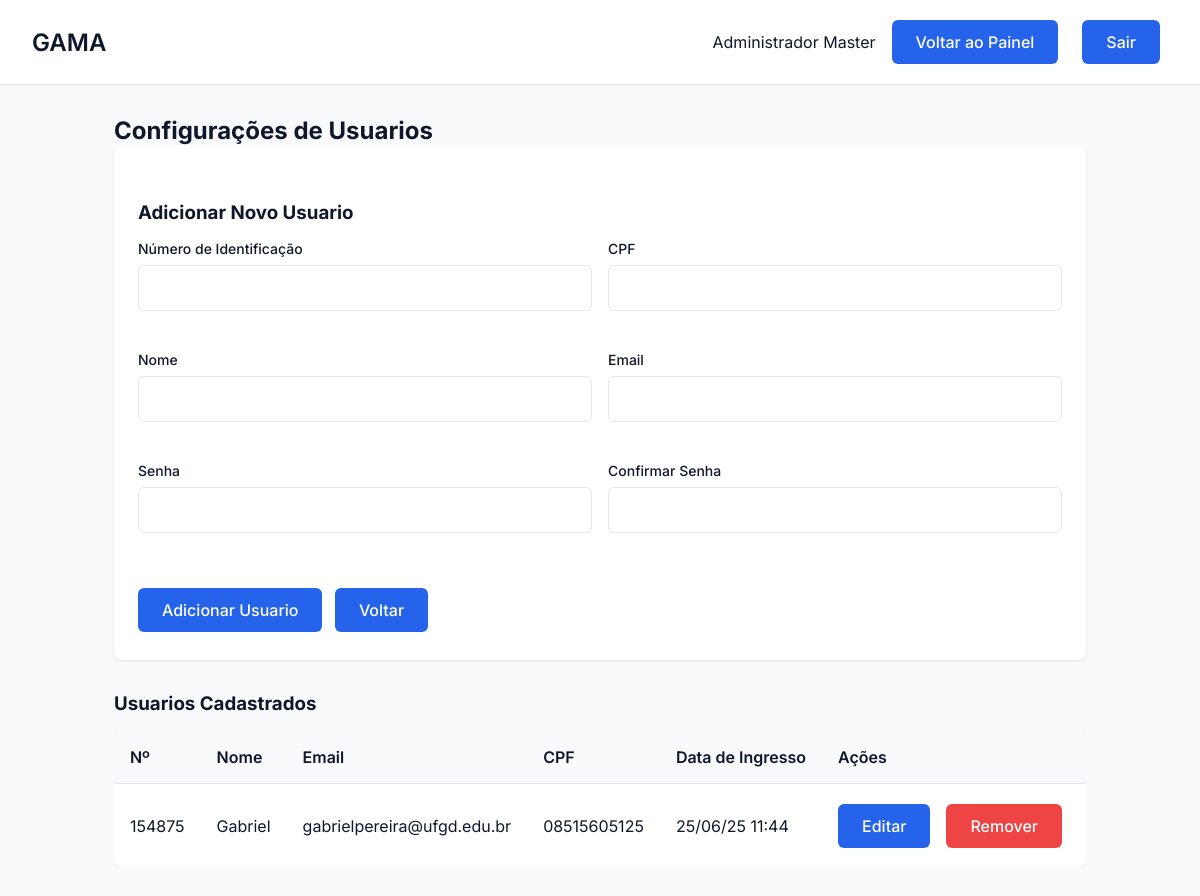
The app's page /usuario/config_usuarios (signed in), older data.
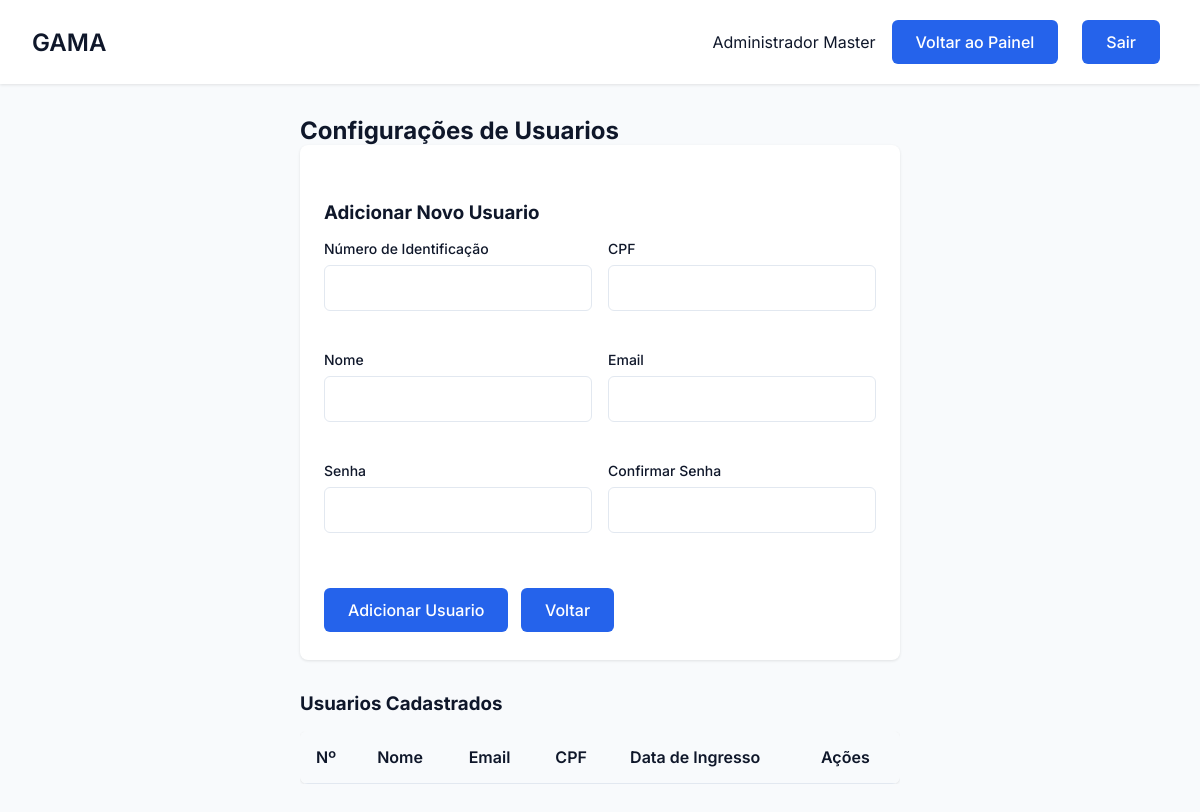
The same page, newer data.
### tables this page shows
CREATE TABLE Usuario (
        id_usuario TEXT PRIMARY KEY,
        cpf_usuario TEXT NOT NULL,
        nome TEXT NOT NULL,
        email TEXT NOT NULL,
        senha TEXT NOT NULL,
        tipo TEXT NOT NULL CHECK (tipo IN ('administrador', 'usuario')),
        data_ingresso DATETIME NOT NULL,
        data_saida DATETIME
    );

### gama/routes/usuario_routes.py (the view, shortened to what this page needs)
@usuario_bp.route('/config_usuarios', methods=['GET', 'POST'])
def config_usuarios():
    if 'usuario_id' not in session or session.get('tipo') != 'administrador':
        flash('Acesso negado.', 'error')
        return redirect(url_for('auth.login'))
    usuarios_originais = Usuario.get_all()
    usuarios_processados = []
    for usuario_tupla in usuarios_originais:
        usuario_lista = list(usuario_tupla)
        data_ingresso = usuario_lista[6]
        if isinstance(data_ingresso, str):
            try:
                usuario_lista[6] = datetime.strptime(data_ingresso.split('.')[0], '%Y-%m-%d %H:%M:%S')
            except ValueError:
                print(f"AVISO: Não foi possível converter a data '{data_ingresso}' para o usuario {usuario_lista[0]}.")
                usuario_lista[6] = data_ingresso
        usuarios_processados.append(tuple(usuario_lista))
    return render_template('config_usuarios.html', usuarios=usuarios_processados, nome=session.get('nome'))

### app.py (called while the page is built)
@app.before_request
def make_session_permanent():
    session.permanent = True

### gama/database/database.py (called while the page is built)
def conectar():
    diretorio_db = "gama/database"
    if not os.path.exists(diretorio_db):
        os.makedirs(diretorio_db)
    return sqlite3.connect(f"{diretorio_db}/editais.db")

### gama/models/usuario.py (called while the page is built)
    @staticmethod
    def get_all():
        conn = conectar()
        cursor = conn.cursor()
        try:
            cursor.execute("SELECT * FROM Usuario WHERE tipo = 'usuario'")
            return cursor.fetchall()
        except sqlite3.Error as e:
            print(f"Erro ao buscar usuários: {e}")
            return []
        finally:
            conn.close()

### gama/templates/config_usuarios.html (shortened to what this page needs)
<!DOCTYPE html>
<html lang="pt-BR">
<head>
    <link rel="stylesheet" href="{{ url_for('static', filename='css/estilo.css') }}">
    <link rel="stylesheet" href="{{ url_for('static', filename='css/usuarios.css') }}">
    <link rel="stylesheet" href="{{ url_for('static', filename='css/dashboard.css') }}">
    <link rel="stylesheet" href="https://cdnjs.cloudflare.com/ajax/libs/font-awesome/6.5.0/css/all.min.css">
</head>
<body>
    <div class="dashboard">
        <header class="dashboard-header">
            <nav class="dashboard-nav container">
                <h1 class="dashboard-title">GAMA</h1>
                <div class="dashboard-user">
                    <span>{{ session.get('nome') }}</span>
                    {% if session.get('tipo') == 'administrador' %}
                        <a href="{{ url_for('admin.painel_admin') }}" class="btn btn-primary">Voltar ao Painel</a>
                    {% else %}
                        <a href="{{ url_for('usuarios.painel_usuario') }}" class="btn btn-primary">Voltar ao Painel</a>
                    {% endif %}
                    <a href="{{ url_for('auth.logout') }}" class="btn btn-primary">Sair</a>
                </div>
            </nav>
        </header>
        <main class="dashboard-content container">
            <h2>Configurações de Usuarios</h2>
            <div class="form-container">
                <h3 class="titulo">Adicionar Novo Usuario</h3>
                <form action="{{ url_for('usuarios.config_usuarios') }}" method="POST">
                    <div class="form-row">
                        <div class="form-group">
                            <label for="id_usuario" class="form-label">Número de Identificação</label>
                            <input type="text" id="id_usuario" name="id_usuario" class="form-input" required>
                        </div>
                        <div class="form-group">
                            <label for="cpf_usuario" class="form-label">CPF</label>
                            <input type="text" id="cpf_usuario" name="cpf_usuario" class="form-input" required>
                        </div>
                    </div>
                    <div class="form-row">
                        <div class="form-group">
                            <label for="nome" class="form-label">Nome</label>
                            <input type="text" id="nome" name="nome" class="form-input" required>
                        </div>
                        <div class="form-group">
                            <label for="email" class="form-label">Email</label>
                            <input type="email" id="email" name="email" class="form-input" required>
                        </div>
                    </div>
                    <div class="form-row">
                        <div class="form-group">
                            <label for="senha" class="form-label">Senha</label>
                            <input type="password" id="senha" name="senha" class="form-input" required>
                        </div>
                        <div class="form-group">
                            <label for="confirmar_senha" class="form-label">Confirmar Senha</label>
                            <input type="password" id="confirmar_senha" name="confirmar_senha" class="form-input" required>
                        </div>
                    </div>
                    <div>
                        <button type="submit" class="btn btn-primary">Adicionar Usuario</button>
                        <a href="{{ url_for('admin.painel_admin') }}" class="btn btn-secondary">Voltar</a>
                    </div>
                </form>
            </div>
            <h3 class="titulo">Usuarios Cadastrados</h3>
            <div class="tabela-container">
                <table class="table">
                    <thead>
                        <tr>
                            <th>Nº</th>
                            <th>Nome</th>
                            <th>Email</th>
                            <th>CPF</th>
                            <th>Data de Ingresso</th>
                            <th>Ações</th>
                        </tr>
                    </thead>
                    <tbody>
                        {% for usuario in usuarios %}
                        <tr>
                            <td>{{ usuario[0] }}</td>
                            <td>{{ usuario[2] }}</td>
                            <td>{{ usuario[3] }}</td>
                            <td>{{ usuario[1] }}</td>
                            <td>{{ usuario[6].strftime('%d/%m/%y %H:%M') }}</td>
                            <td class="acoes">
                                <button class="btn btn-secundario" onclick="openEditModal('{{ usuario[0] }}', '{{ usuario[2] }}', '{{ usuario[3] }}', '{{ usuario[1] }}')">Editar</button>
                                <form action="{{ url_for('usuarios.remover_usuario', id_usuario=usuario[0]) }}" method="POST" class="inline-form" onsubmit="return confirm('Tem certeza que deseja remover este usuario?');">
                                    <button type="submit" class="btn btn-perigo">Remover</button>
                                </form>
                            </td>
                        </tr>
                        {% endfor %}
                    </tbody>
                </table>
            </div>
        </main>
    </div>
</body>
</html>

### gama/static/css/estilo.css (style rules this page uses)
* { margin: 0; padding: 0; box-sizing: border-box; font-family: 'Inter', sans-serif; }
:root { --primary: #2563eb; --primary-dark: #4338ca; --secondary: #64748b; --danger: #ef4444; --success: #22c55e; --background: #f8fafc; --surface: #ffffff; --text: #0f172a; --text-light: #64748b; --primary-light: #93c5fd; --secondary: #2563eb; --accent: #10b981; --card-bg: #ffffff; }
body { background-color: var(--background); color: var(--text); min-height: 100vh; }
.container { max-width: 1200px; margin: 0 auto; padding: 0 1rem; }
.form-group { margin-bottom: 1.5rem; }
.form-label { display: block; font-size: 0.875rem; font-weight: 500; margin-bottom: 0.5rem; color: var(--text); }
.form-input { width: 100%; padding: 0.75rem 1rem; border: 1px solid #e2e8f0; border-radius: 6px; font-size: 1rem; transition: all 0.2s; }
.btn { display: inline-flex; align-items: center; justify-content: center; padding: 0.75rem 1.5rem; margin-right: 0.5rem; margin-top: 0.25rem; margin-bottom: 0.25rem; background-color: var(--primary); color: white; font-size: 1rem; font-weight: 500; border-radius: 6px; cursor: pointer; transition: all 0.2s; border: none; text-decoration: none; }
.btn-primary { background-color: var(--primary); color: white; }
.dashboard-content { padding: 2rem; }
.btn-secondary { background-color: var(--secondary); color: white; }

### gama/static/css/usuarios.css (style rules this page uses)
.titulo { margin-top: 2rem; margin-bottom: 1rem; }
.tabela-container { overflow-x: auto; margin-bottom: 2rem; }
.table { width: 100%; border-collapse: collapse; background-color: var(--surface); border-radius: 8px; overflow: hidden; box-shadow: 0 1px 3px 0 rgb(0 0 0 / 0.1); }
.table th, .table td { padding: 1rem; text-align: left; border-bottom: 1px solid #e2e8f0; }
.table th { background-color: #f8fafc; font-weight: 600; }
.btn-secondary { margin-top: 15px; background-color: var(--secondary); color: white; text-decoration: none; }
.form-container { background-color: var(--surface); padding: 1.5rem; border-radius: 8px; box-shadow: 0 1px 3px 0 rgb(0 0 0 / 0.1); margin-bottom: 2rem; }
.form-row { display: flex; gap: 1rem; margin-bottom: 1rem; }
.form-group { flex: 1; }

### gama/static/css/dashboard.css (style rules this page uses)
.dashboard { min-height: 100vh; display: grid; grid-template-rows: auto 1fr; }
.dashboard-header { background: var(--surface); padding: 1rem; box-shadow: 0 1px 3px 0 rgb(0 0 0 / 0.1); margin-bottom: 2rem; }
.dashboard-nav { display: flex; justify-content: space-between; align-items: center; }
.container { max-width: 1200px; margin: 0 auto; padding: 0 1rem; }
.dashboard-title { font-size: 1.5rem; font-weight: 600; }
.dashboard-user { display: flex; align-items: center; gap: 1rem; }

Row changes from the older to the newer data that the page shows:
removed Usuario: id_usuario "154875", nome "Gabriel", email "gabrielpereira@ufgd.edu.br", cpf_usuario "08515605125", usuario "25/06/25 11:44"
